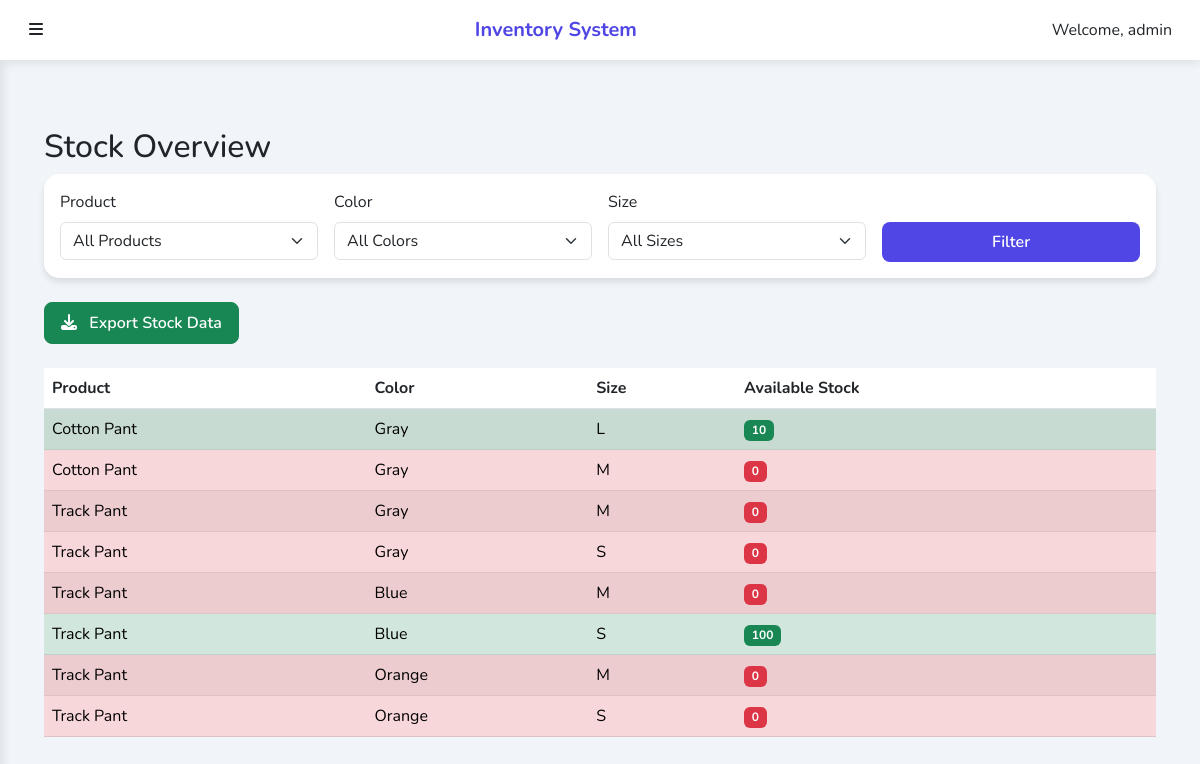
The app's page / (signed in) with its own data.
### Inventory/models.py (models this page shows, shortened)
class Product(models.Model):
    name = models.CharField(max_length=100)
    description = models.TextField(blank=True)
    created_at = models.DateTimeField(auto_now_add=True)
    updated_at = models.DateTimeField(auto_now=True)
    colors = models.ManyToManyField(Color)
    sizes = models.ManyToManyField(Size)

class Color(models.Model):
    name = models.CharField(max_length=50, unique=True)

class Size(models.Model):
    name = models.CharField(max_length=10, unique=True)

### Inventory/views.py (the view)
# urls.py: path('', login_required(views.dashboard), name='dashboard'),
@login_required
def dashboard(request):
    try:
        product_id = int(request.GET.get('product')) if request.GET.get('product') else None
        color_id = int(request.GET.get('color')) if request.GET.get('color') else None
        size_id = int(request.GET.get('size')) if request.GET.get('size') else None
        stock_data = []
        products = Product.objects.all()
        if product_id:
            products = products.filter(id=product_id)
        for product in products:
            colors = product.colors.all()
            if color_id:
                colors = colors.filter(id=color_id)
            for color in colors:
                sizes = product.sizes.all()
                if size_id:
                    sizes = sizes.filter(id=size_id)
                for size in sizes:
                    stock = Stock.objects.filter(
                        product=product,
                        color=color,
                        size=size
                    ).first()
                    current_qty = stock.quantity if stock else 0
                    stock_data.append({
                        'product': product,
                        'color': color,
                        'size': size,
                        'quantity': current_qty,
                        'status': 'danger' if current_qty == 0 else 'warning' if current_qty < 10 else 'success'
                    })
        context = {
            'stocks': stock_data,
            'products': Product.objects.all(),
            'colors': Color.objects.all(),
            'sizes': Size.objects.all(),
            'selected_product': product_id,
            'selected_color': color_id,
            'selected_size': size_id,
        }
        return render(request, 'dashboard.html', context)
    except Exception as e:
        print(f"Error in dashboard: {str(e)}")
        messages.error(request, f'Error loading dashboard: {str(e)}')
        return render(request, 'dashboard.html', {'stocks': []})

### Inventory/templates/dashboard.html (shortened to what this page needs)
{% extends 'base.html' %}
{% block content %}
<div class="container mt-4">
    <h2>Stock Overview</h2>
    <div class="card mb-4">
        <div class="card-body">
            <form method="get" class="row g-3">
                <div class="col-md-3">
                    <label class="form-label">Product</label>
                    <select name="product" class="form-select">
                        <option value="">All Products</option>
                    </select>
                </div>
                <div class="col-md-3">
                    <label class="form-label">Color</label>
                    <select name="color" class="form-select">
                        <option value="">All Colors</option>
                    </select>
                </div>
                <div class="col-md-3">
                    <label class="form-label">Size</label>
                    <select name="size" class="form-select">
                        <option value="">All Sizes</option>
                    </select>
                </div>
                <div class="col-md-3">
                    <label class="form-label">&nbsp;</label>
                    <button type="submit" class="btn btn-primary w-100">Filter</button>
                </div>
            </form>
        </div>
    </div>
    <div class="mb-4">
        <a href="{% url 'export_stock' %}?product={{ selected_product }}&color={{ selected_color }}&size={{ selected_size }}"
            class="btn btn-success">
            <i class="fas fa-download me-2"></i> Export Stock Data
        </a>
    </div>
    <div class="table-responsive">
        <table class="table table-striped">
            <thead>
                <tr>
                    <th>Product</th>
                    <th>Color</th>
                    <th>Size</th>
                    <th>Available Stock</th>
                </tr>
            </thead>
            <tbody>
                {% for stock in stocks %}
                <tr class="table-{{ stock.status }}">
                    <td>{{ stock.product.name }}</td>
                    <td>{{ stock.color.name }}</td>
                    <td>{{ stock.size.name }}</td>
                    <td>
                        {% if stock.status == 'danger' %}
                            <span class="badge bg-danger">{{ stock.quantity }}</span>
                        {% elif stock.status == 'warning' %}
                            <span class="badge bg-warning text-dark">{{ stock.quantity }}</span>
                        {% else %}
                            <span class="badge bg-success">{{ stock.quantity }}</span>
                        {% endif %}
                    </td>
                </tr>
                {% empty %}
                <tr>
                    <td colspan="4" class="text-center">No stock data available</td>
                </tr>
                {% endfor %}
            </tbody>
        </table>
    </div>
</div>
{% endblock %}

### Inventory/templates/base.html (shortened to what this page needs)
<!DOCTYPE html>
<html lang="en">
<head>
    <link href="https://cdn.jsdelivr.net/npm/bootstrap@5.3.0/dist/css/bootstrap.min.css" rel="stylesheet">
    <link href="https://cdnjs.cloudflare.com/ajax/libs/font-awesome/6.4.0/css/all.min.css" rel="stylesheet">
    <link href="https://cdnjs.cloudflare.com/ajax/libs/animate.css/4.1.1/animate.min.css" rel="stylesheet">
</head>
<body>
    <nav class="navbar navbar-expand-lg navbar-light fixed-top">
        <div class="container-fluid">
            <button id="sidebarToggle" class="btn">
                <i class="fas fa-bars"></i>
            </button>
            <a class="navbar-brand ms-3" href="#">Inventory System</a>
            <div class="d-flex align-items-center">
                <span class="me-3">Welcome, {{ user.username }}</span>
            </div>
        </div>
    </nav>
    <div class="main-content animate-fade-in">
        <div class="container-fluid mt-5">
            {% block content %}{% endblock %}
        </div>
    </div>
</body>
</html>

### Inventory/templates/base.html (style rules this page uses)
:root { --primary-color: #4f46e5; --secondary-color: #818cf8; --dark-color: #1e293b; --light-color: #f1f5f9; --success-color: #22c55e; --danger-color: #ef4444; --warning-color: #f59e0b; }
body { font-family: 'Nunito', sans-serif; background: var(--light-color); padding-top: 60px; }
.navbar { background: white; box-shadow: 0 2px 10px rgba(0, 0, 0, 0.1); z-index: 1030; height: 60px; }
.navbar-brand { font-weight: 700; color: var(--primary-color); }
.main-content { margin-left: 0px; padding: 20px; transition: all 0.3s ease; min-height: calc(100vh - 60px); }
.card { border: none; border-radius: 15px; box-shadow: 0 4px 6px rgba(0, 0, 0, 0.1); transition: all 0.3s; background: white; }
.btn { border-radius: 8px; padding: 8px 16px; font-weight: 600; transition: all 0.3s; }
.btn-primary { background: var(--primary-color); border: none; }
.animate-fade-in { animation: fadeIn 0.5s ease-in-out; }

### records on screen
Product: product.name "Cotton Pant", color.name "Gray", size.name "L", quantity "10", size.name "M", quantity "0"
Product: product.name "Track Pant", color.name "Gray", size.name "M", quantity "0", size.name "S", color.name "Blue", quantity "100", color.name "Orange"

### other values on screen
{{ user.username }} "admin"
